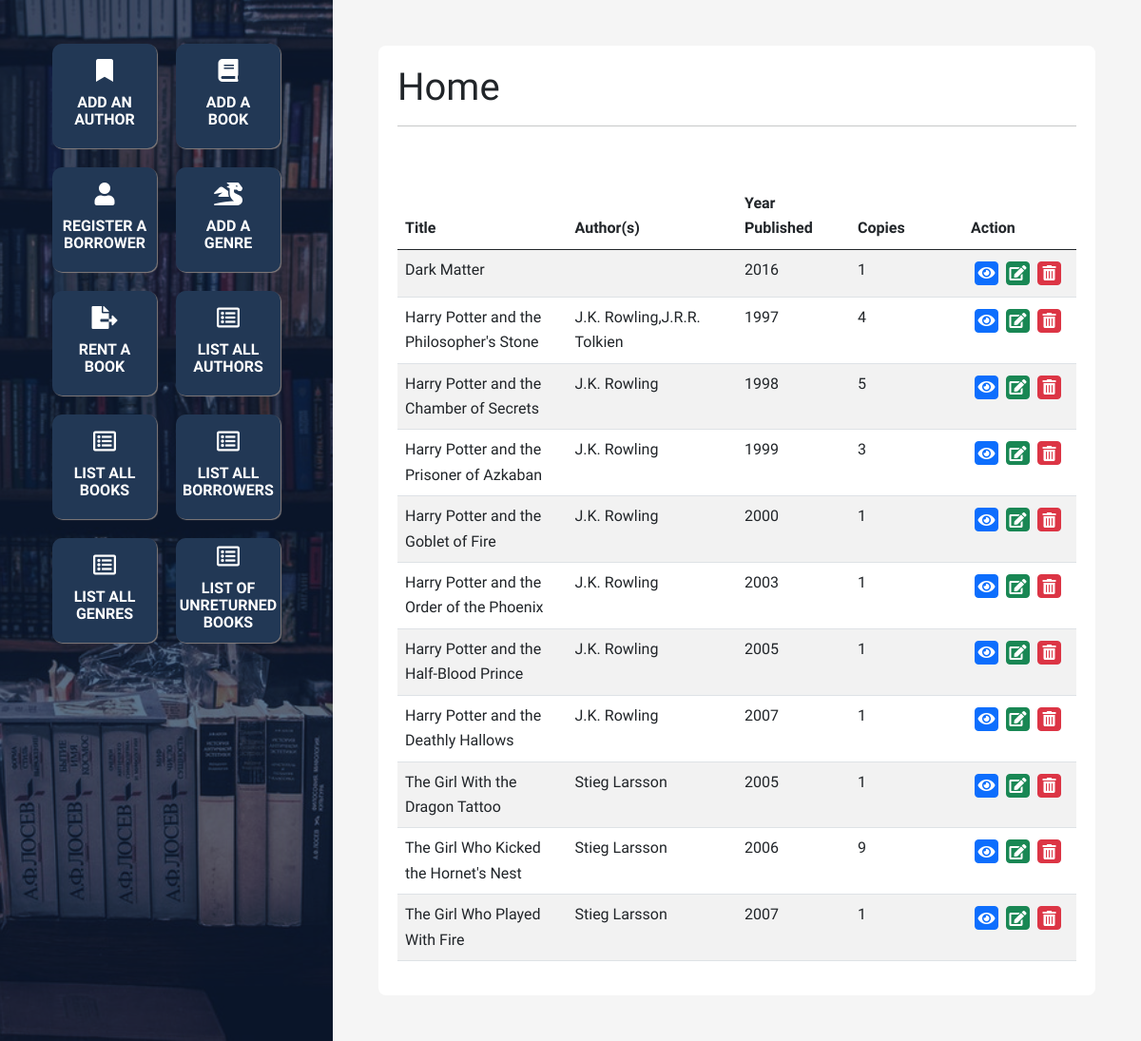
The page /list/books.php on the database its author committed.
### tables this page shows
create table BOOK(
    id int unsigned not null auto_increment,
    title varchar(100) not null,
    pubYear smallint unsigned,
    amount tinyint unsigned default 0,
    primary key (id)
);

### list/books.php (the view, shortened to what this page needs)
<?php
    include '../config.php';
    include '../head.php';
    include '../footer.php';
?>
<div class="right p-5">
    <main>
        <h1>Home</h1>
        <hr>
        <?php
            $sql = 'select BOOK.id,
                           BOOK.title,
                           group_concat(concat(AUTHOR.fName," ",AUTHOR.lName)) as authorNames,
                           BOOK.pubYear,
                           BOOK.amount
                    from BOOK
                    left join WRITES
                        on BOOK.id = WRITES.bookID
                    left join AUTHOR
                        on WRITES.authorID = AUTHOR.id
                    group by BOOK.id';
            $result = $conn->query($sql);
            if (!$result)
            {
                echo '<div class="bg-danger text-white p-3">Connection error!</div>';
                exit;
            }
            else if ($result->num_rows > 0)
            {
                echo '<table class="table table-striped">';
                echo '<thead>';
                echo '<tr>';
                echo '<th scope="col-3">Title</th>';
                echo '<th scope="col-3">Author(s)</th>';
                echo '<th scope="col-2">Year Published</th>';
                echo '<th scope="col-2">Copies</th>';
                echo '<th scope="col-2">Action</th>';
                echo '</tr>';
                echo '</thead>';
                echo '<tbody>';
                while($row = $result->fetch_assoc()) {
                    echo '<tr>';
                    echo '<td class="col-3">'.$row['title'].'</td>';
                    echo '<td class="col-3">'.$row['authorNames'].'</td>';
                    echo '<td class="col-2">'.$row['pubYear'].'</td>';
                    echo '<td class="col-2">'.$row['amount'].'</td>';
                    echo '<td class="col-2">';
                    echo '<a title="Update" class="mx-1 my-1 p-1 btn btn-primary" href="../view/book.php?id='.$row['id'].'"><i class="fas fa-eye"></i>';
                    echo '<a title="Edit" class="mx-1 my-1 p-1 btn btn-success" href="../edit/book.php?id='.$row['id'].'"><i class="fas fa-edit"></i></a>';
                    echo '<a title="Delete" class="mx-1 my-1 p-1 btn btn-danger" href="../delete/book.php?id='.$row['id'].'"><i class="fas fa-trash-alt"></i></a>';
                    echo '</td>';
                    echo '</tr>';
                }
                echo '</tbody>';
                echo '</table>';
            }
            else
            {
                echo '<div class="text-muted">No authors found.</div>';
            }
        ?>
    </main>
</div>

### css/styles.css (style rules this page uses)
body { font-family: 'Source Sans Pro', sans-serif; line-height:1.65rem; }
a { text-decoration: none; }
hr { margin-bottom: 60px; }
table i { height: 15px; width: 15px; display: flex !important; justify-content: center; align-items: center; }
.right { width:100%; flex-shrink:1; margin-left: 350px; min-height:100vh; }
main { width: 100%; background: white; min-height: 550px; border-radius: 8px; padding: 20px; }

### rows shown on the page
book: title "Dark Matter", pubYear "2016", amount "1"
book: title "Harry Potter and the Philosopher's Stone", authorNames "J.K. Rowling,J.R.R. Tolkien", pubYear "1997", amount "4"
book: title "Harry Potter and the Chamber of Secrets", authorNames "J.K. Rowling", pubYear "1998", amount "5"
book: title "Harry Potter and the Prisoner of Azkaban", authorNames "J.K. Rowling", pubYear "1999", amount "3"
book: title "Harry Potter and the Goblet of Fire", authorNames "J.K. Rowling", pubYear "2000", amount "1"
book: title "Harry Potter and the Order of the Phoenix", authorNames "J.K. Rowling", pubYear "2003", amount "1"
book: title "Harry Potter and the Half-Blood Prince", authorNames "J.K. Rowling", pubYear "2005", amount "1"
book: title "Harry Potter and the Deathly Hallows", authorNames "J.K. Rowling", pubYear "2007", amount "1"
book: title "The Girl With the Dragon Tattoo", authorNames "Stieg Larsson", pubYear "2005", amount "1"
book: title "The Girl Who Kicked the Hornet's Nest", authorNames "Stieg Larsson", pubYear "2006", amount "9"
book: title "The Girl Who Played With Fire", authorNames "Stieg Larsson", pubYear "2007", amount "1"
